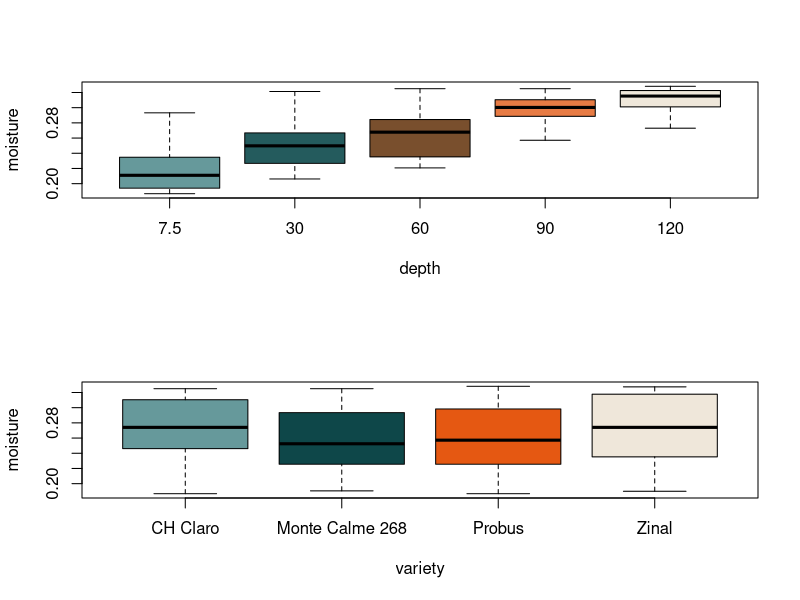
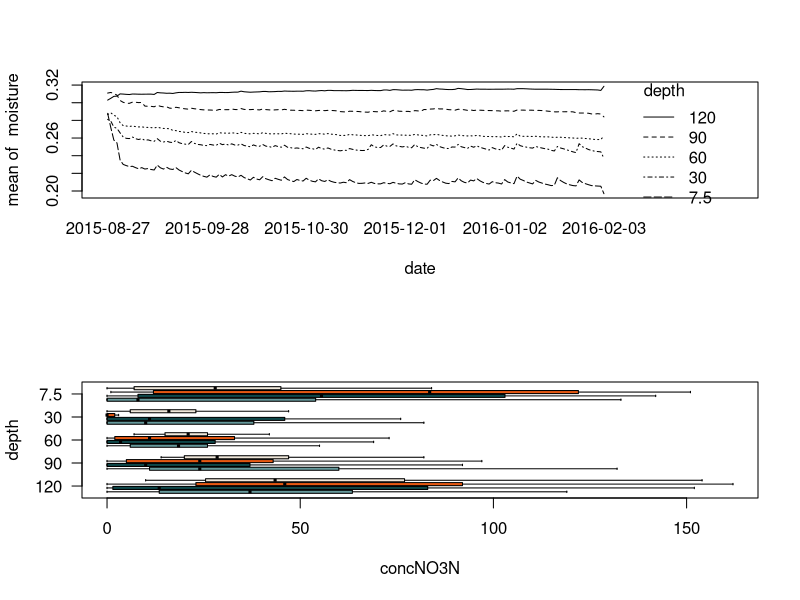
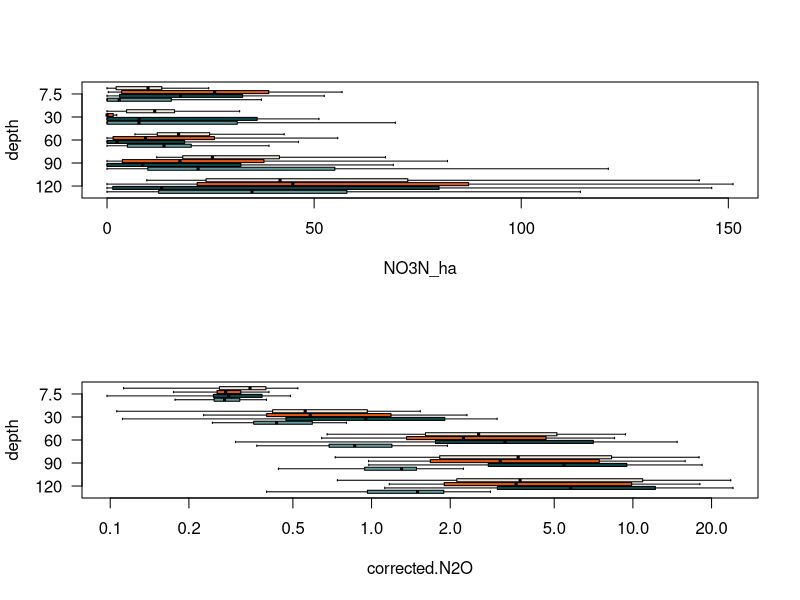
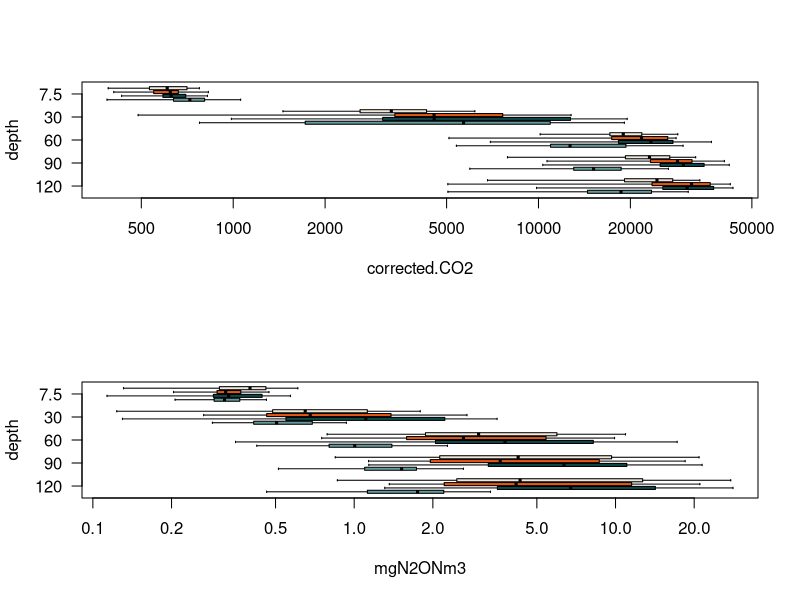
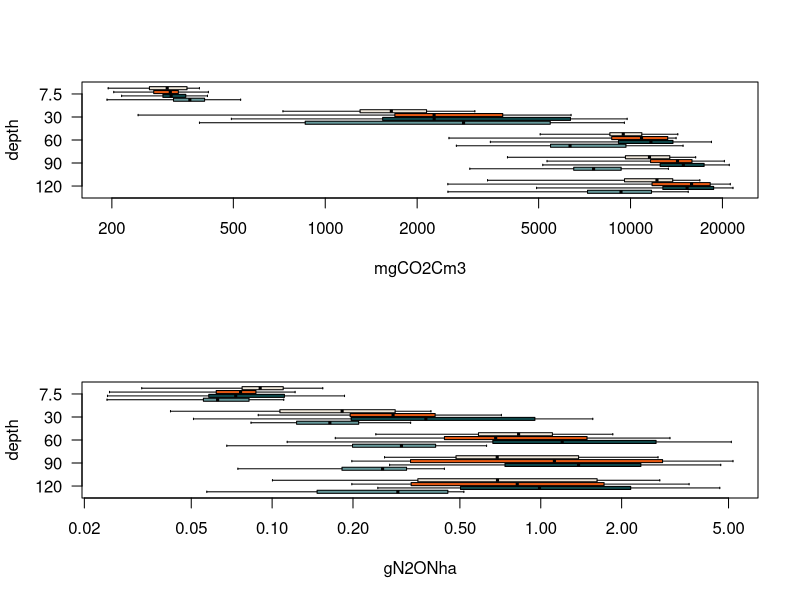
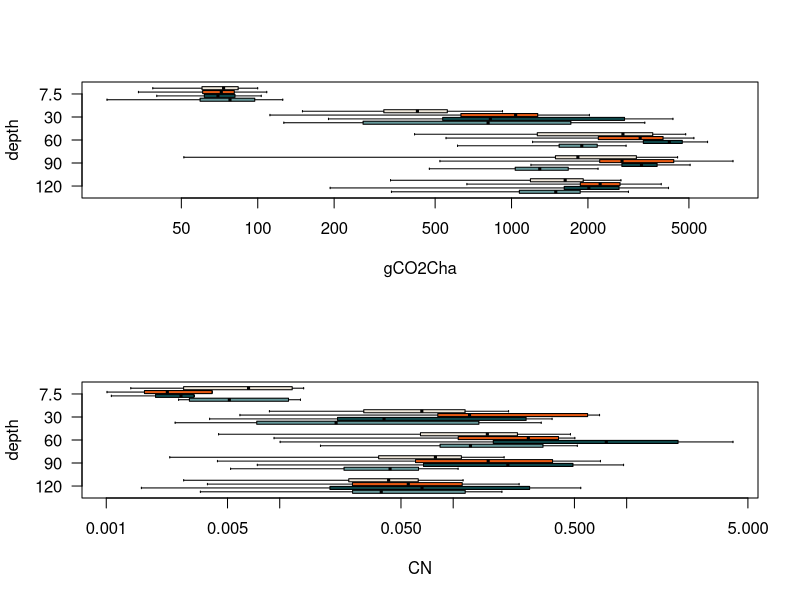
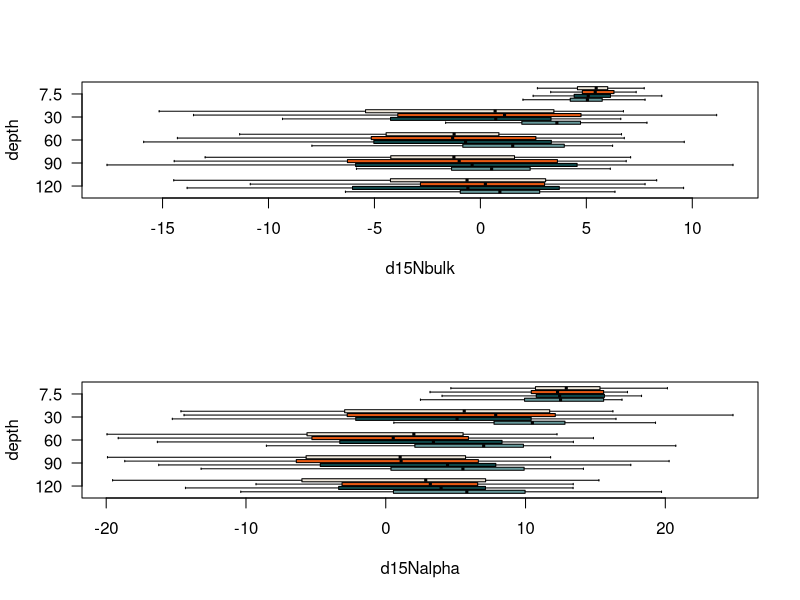
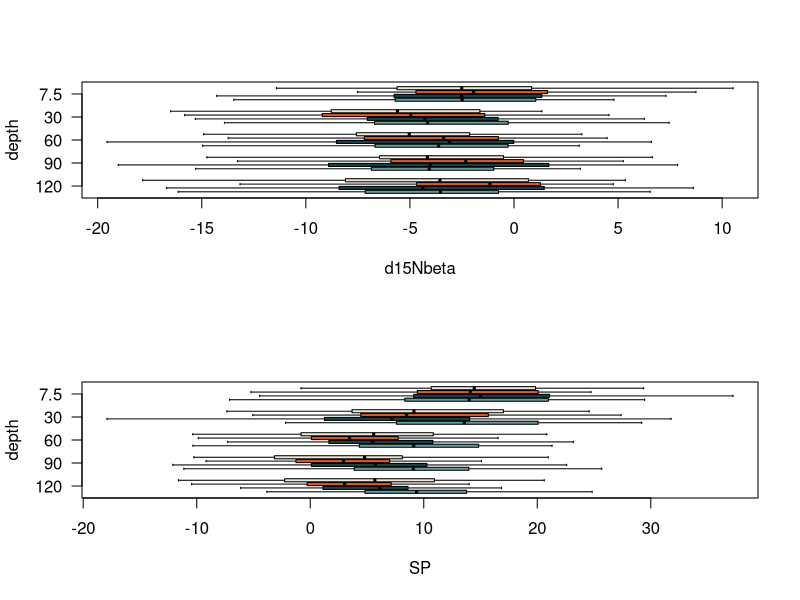

Source code (R) for these figures, in order:
#' ---
#' title: Process Rate Estimator
#' author: Damian Oswald
#' date: 2023-10-02
#' ---

#' Read original data
data <- read.csv("data/three-way-data.csv", row.names = 1)

#' Transform the variable `date_R` to `Date` class
#' We have to subtract 1 from the cut out DOY, because the as.Date function starts counting from 0 onwards...
data$date <- as.Date(as.integer(substr(data$date_R, 5, 7))-1, origin = paste0(as.integer(substr(data$date_R, 1, 4)),"-01-01"))

#' Some dates are missing. Proposition: The actual date should be "2016-02-03" (?)
data[is.na(data[,"date"]),"date"] <- as.Date("2016-02-03")

#' Transform `variety` from `character` to `factor`
data[,"variety"] |> as.factor() -> data[,"variety"]

#' Transform `column` from `character` to `integer`
data[,"column"] |> substr(2, 3) |> as.integer() |> as.ordered() -> data[,"column"]

#' There is C:N ratio that is `Inf` -- should probably be omitted?
data[which(data$CN==Inf),"CN"] <- NA

#' -----------------------------------------------------------------------------------------------------------
#' Explore the data
#' -----------------------------------------------------------------------------------------------------------

pdf("results/eploring-the-data.pdf", width = 8, height = 12)

par(mfrow = c(2,1))

#' Define color
palette <- colorRampPalette(c("#66999B","#0E4749","#E55812","#EFE7DA"))

#' The covered time span
diff(range(data$date, na.rm = T))

#' First look at the data
boxplot(moisture ~ depth, data, outline = FALSE, col = palette(5))
boxplot(moisture ~ variety, data, col = palette(4))
with(data, interaction.plot(date, depth, moisture)) # Interpretation: the soil moisture starts out relatively homogeneous, but as plants grow, it starts to differ by depth
for (y in colnames(data)[8:21]) {
   log <- ifelse(min(data[,y],na.rm=TRUE)>0,"x","")
   boxplot(data[,y] ~ variety * I(-depth), data, log = log, outline = FALSE,
           at = rep(1:4,times=5)+rep(0:4,each=4)*6,
           col = rep(palette(4),times=5),xlab=y,
           names = -rep(sort(unique(data$depth),decreasing = T),each=4),
           horizontal = TRUE,
           ylab = "depth",
           axes = FALSE,
           lty = 1)
   axis(1)
   axis(2, at = (0:4)*6+2.5, labels = c(120,90,60,30,7.5), las = 1)
   box()
}
for (y in colnames(data)[8:21]) {
   log <- ifelse(min(data[,y],na.rm=TRUE)>0,"y","")
   with(data, interaction.plot(depth, variety, data[,y], ylab = y, log = log, fun = function(x) mean(x,na.rm=TRUE))) # Interpretation: the soil moisture starts out relatively homogeneous, but as plants grow, it starts to differ by depth
}

#' Diffusion Fluxes
for (variety in unique(data$variety)) {
   with(data[(!is.na(data$corrected.N2O)) & (data$variety==variety),], interaction.plot(date, depth, corrected.N2O, col = par()$fg, ylab = expression("N"[2]*"O fluxes"), xlab = "Date", ylim = c(0,16)))
   title(main = paste("Diffusion fluxes of", variety))
}
for (variety in unique(data$variety)) {
   with(data[(!is.na(data$corrected.CO2)) & (data$variety==variety),], interaction.plot(date, depth, corrected.CO2, col = par()$fg, ylab = expression("CO"[2]*" fluxes"), xlab = "Date", ylim = c(0,45000), las = 0))
   title(main = paste("Diffusion fluxes of", variety))
}

#' Mosaic plots -- of what data do we have entries?
mosaicplot(~ depth + variety, data, col = palette(4)) # Why do we have the uneven distribution? (Due to colunn 6)
mosaicplot(~ column + depth, data, col = palette(5)) # It is only with colunn 6! -> Yes, column 6 is missing observations.

#' What data does have measurements?
x <- data[!is.na(data$gN2ONha),]
mosaicplot(~ column + depth, x, col = palette(5), main = "data with measurements")
with(x, table(depth, column)) # Should be 24 each, no?
x$date |> unique() |> length() # Gas measurements only at 24 out of the dates
with(x, tapply(SP, date, length)) |> barplot(las=2, col = palette(24)); abline(h=60, lwd = 2, lty = 2) # This should all be 60 or not? (Why are there 1440 - 1117 = 323 entries missing?)
mosaicplot(~ column + depth, x, shade = TRUE, main = "data with measurements") # Why are there the differences?
with(x, table(date, column)) # We clearly see the missing values, not?

#' Pairs panel
# plot(data[,8:21], cex = 0.3)

#' Which two observations are missing in general
with(data, table(column, depth)) # What??? Shouldn't this be 160 each???
plot(moisture ~ date, data[data$column==6 & data$depth==90,], las = 0, pch = 16, main = "Moisture for the missing depth and column") # What happened with the moisture measurements for column 6 at depth = 90 cm?
#' Why do we have 160 measurements for column 1:4 and 161 for column 5:12?

#' What's going on here?
plot(gN2ONha ~ mgN2ONm3, data, col = palette(5)[as.factor(data$depth)], pch = 16, log = "xy")

dev.off()

#' NOTES OF THE DATA EXPLORATION
#' Some moisture observations are missing, specifically from column 6 at depth = 90 cm
#' Many observations are missing regarding the flux data
#' Fluxes were only measured at 24 distinct days (out of 161 possible days)

#' -----------------------------------------------------------------------------------------------------------
#' Prepare data for later use
#' -----------------------------------------------------------------------------------------------------------

#' Rearrange the data frame with only relevant variables
data <- data[,c("date", "column", "depth", "variety", "moisture", "corrected.N2O", "gN2ONha", "SP", "d18O")]

#' Write new data frame as CSV file
write.csv(data, "data/data.csv", row.names = FALSE)